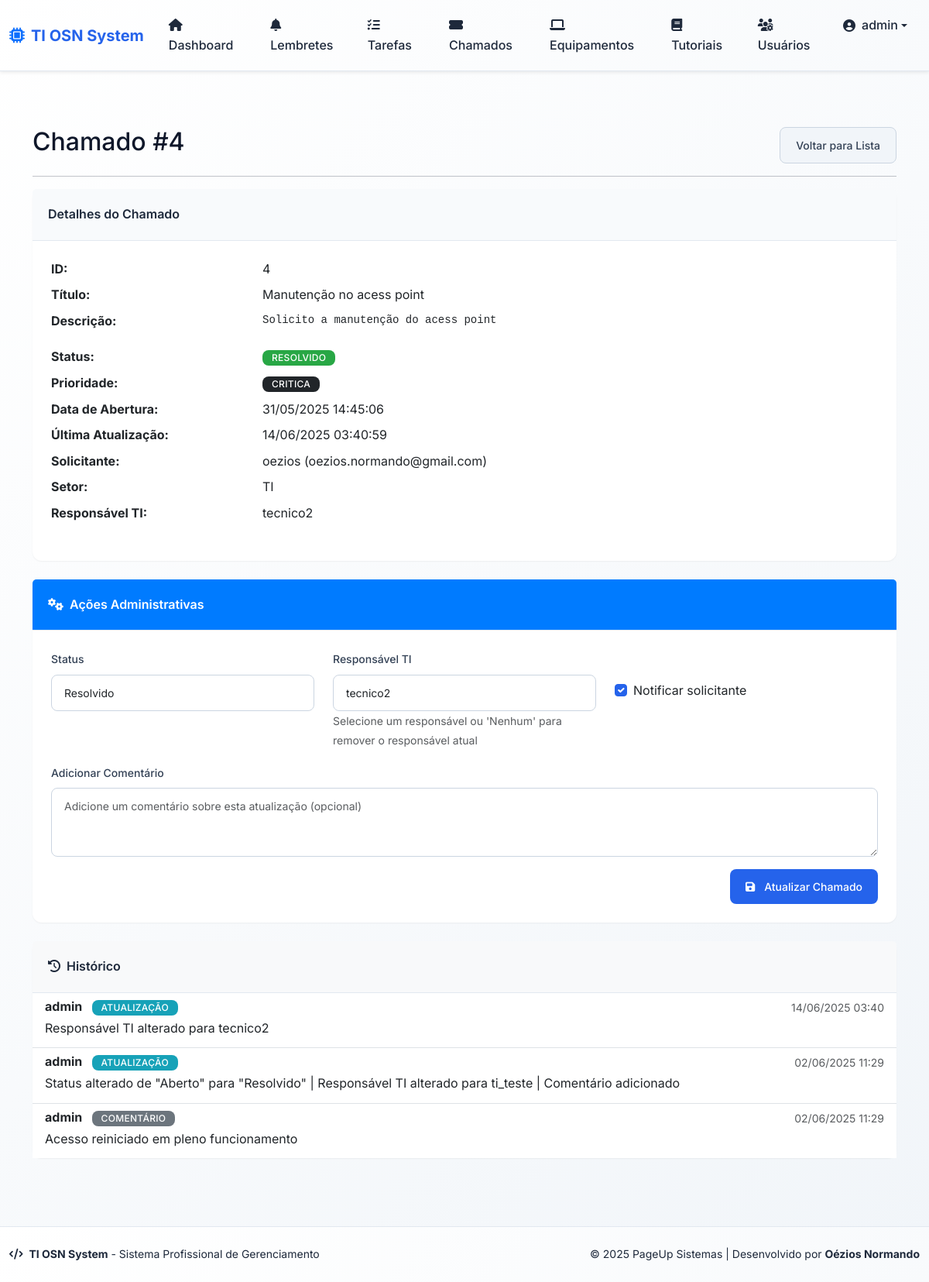
The app's page /chamados/4 (signed in) with its own data.
### app/models.py (models this page shows, shortened)
class User(db.Model):
    id = db.Column(db.Integer, primary_key=True)
    username = db.Column(db.String(64), unique=True, nullable=False)
    email = db.Column(db.String(120), unique=True, nullable=False)
    password_hash = db.Column(db.String(128), nullable=False)
    is_admin = db.Column(db.Boolean, default=False)
    is_ti = db.Column(db.Boolean, default=False)  # Indica se o usuário é da equipe de TI
    ativo = db.Column(db.Boolean, default=True)  # Para ativação/desativação
    sector_id = db.Column(db.Integer, db.ForeignKey('sector.id'), nullable=True)
    sector = db.relationship('Sector', backref='usuarios')
    reminders = db.relationship('Reminder', backref='usuario', lazy=True)
    tasks = db.relationship('Task', backref='usuario', lazy=True)
    reset_token = db.Column(db.String(100), nullable=True)
    reset_token_expiry = db.Column(db.DateTime, nullable=True)

class Chamado(db.Model):
    id = db.Column(db.Integer, primary_key=True)
    titulo = db.Column(db.String(120), nullable=False)
    descricao = db.Column(db.Text, nullable=False)
    status = db.Column(db.String(50), nullable=False, default='Aberto') # Ex: Aberto, Em Andamento, Resolvido, Fechado
    prioridade = db.Column(db.String(50), nullable=False, default='Media') # Ex: Baixa, Media, Alta, Critica
    data_abertura = db.Column(db.DateTime, nullable=False, default=datetime.utcnow)
    data_ultima_atualizacao = db.Column(db.DateTime, default=datetime.utcnow, onupdate=datetime.utcnow)
    data_fechamento = db.Column(db.DateTime, nullable=True)
    solicitante_id = db.Column(db.Integer, db.ForeignKey('user.id'), nullable=False)
    setor_id = db.Column(db.Integer, db.ForeignKey('sector.id'), nullable=False)
    responsavel_ti_id = db.Column(db.Integer, db.ForeignKey('user.id'), nullable=True)
    solicitante = db.relationship('User', foreign_keys=[solicitante_id], backref='chamados_solicitados')
    setor = db.relationship('Sector', backref='chamados')
    responsavel_ti = db.relationship('User', foreign_keys=[responsavel_ti_id], backref='chamados_responsaveis')

class Sector(db.Model):
    id = db.Column(db.Integer, primary_key=True)
    name = db.Column(db.String(100), unique=True, nullable=False)
    reminders = db.relationship('Reminder', backref='sector', lazy=True)
    tasks = db.relationship('Task', backref='sector', lazy=True)

class ComentarioChamado(db.Model):
    id = db.Column(db.Integer, primary_key=True)
    chamado_id = db.Column(db.Integer, db.ForeignKey('chamado.id'), nullable=False)
    usuario_id = db.Column(db.Integer, db.ForeignKey('user.id'), nullable=False)
    texto = db.Column(db.Text, nullable=False)
    data_criacao = db.Column(db.DateTime, default=datetime.utcnow)
    tipo = db.Column(db.String(20), default='comentario')  # 'comentario' ou 'atualizacao'
    chamado = db.relationship('Chamado', backref=db.backref('comentarios', lazy=True, order_by='ComentarioChamado.data_criacao.desc()'))
    usuario = db.relationship('User')

### app/routes.py (the view, shortened to what this page needs)
@bp.route('/chamados/<int:id>')
@login_required
def detalhe_chamado(id):
    from .forms import ChamadoAdminForm
    query = Chamado.query
    is_admin = session.get('is_admin')
    user_id = session.get('user_id')
    chamado = query.filter(Chamado.id == id).first_or_404()
    form = None
    usuarios_ti = []
    if is_admin:
        form = ChamadoAdminForm()
        form.status.choices = [
            ('Aberto', 'Aberto'),
            ('Em Andamento', 'Em Andamento'),
            ('Resolvido', 'Resolvido'),
            ('Fechado', 'Fechado')
        ]
        form.status.data = chamado.status
        usuarios_ti = User.query.filter_by(is_ti=True, ativo=True).order_by(User.username).all()
        if chamado.responsavel_ti_id:
            form.responsavel_ti_id.data = str(chamado.responsavel_ti_id)
    return render_template(
        'detalhe_chamado.html',
        chamado=chamado,
        form=form,
        usuarios_ti=usuarios_ti,
        title=f'Chamado #{chamado.id}'
    )

### app/forms.py (shortened to what this page needs)
class ChamadoAdminForm(FlaskForm):
    status = SelectField('Status', choices=[
        ('Aberto', 'Aberto'),
        ('Em Andamento', 'Em Andamento'),
        ('Pendente', 'Pendente'),
        ('Resolvido', 'Resolvido'),
        ('Fechado', 'Fechado')
    ], validators=[validators.DataRequired()])
    responsavel_ti_id = StringField('Responsável TI', validators=[validators.Optional()])
    comentario = TextAreaField('Adicionar Comentário', validators=[
        validators.Optional(),
        validators.Length(max=1000, message='O comentário não pode ter mais que 1000 caracteres')
    ])
    notificar_solicitante = BooleanField('Notificar solicitante', default=True)
    submit = SubmitField('Atualizar Chamado')

### app/auth_utils.py (called while the page is built)
def login_required(f):
    @wraps(f)
    def decorated_function(*args, **kwargs):
        if 'user_id' not in session:
            return redirect(url_for('auth.login', need_login=True))
        from .models import User
        user = User.query.get(session['user_id'])
        if user and not user.ativo:
            session.clear()
            flash('Seu acesso foi desativado pelo administrador.', 'danger')
            return redirect(url_for('auth.login'))
        return f(*args, **kwargs)
    return decorated_function

### app/templates/detalhe_chamado.html (shortened to what this page needs)
{% extends "base.html" %}
{% block content %}
<div class="container mt-4">
    <div class="d-flex justify-content-between align-items-center mb-3">
        <h2>{{ title }}</h2>
        <a href="{{ url_for("main.listar_chamados") }}" class="btn btn-secondary">Voltar para Lista</a>
    </div>
    <hr>
    <div class="card">
        <div class="card-header">
            Detalhes do Chamado
        </div>
        <div class="card-body">
            <dl class="row">
                <dt class="col-sm-3">ID:</dt>
                <dd class="col-sm-9">{{ chamado.id }}</dd>
                <dt class="col-sm-3">Título:</dt>
                <dd class="col-sm-9">{{ chamado.titulo }}</dd>
                <dt class="col-sm-3">Descrição:</dt>
                <dd class="col-sm-9"><pre>{{ chamado.descricao }}</pre></dd>
                <dt class="col-sm-3">Status:</dt>
                <dd class="col-sm-9"><span class="badge bg-{{ "secondary" if chamado.status == "Fechado" else ("success" if chamado.status == "Resolvido" else ("warning" if chamado.status == "Em Andamento" else "primary")) }}">{{ chamado.status }}</span></dd>
                <dt class="col-sm-3">Prioridade:</dt>
                <dd class="col-sm-9"><span class="badge bg-{{ "dark" if chamado.prioridade == "Critica" else ("danger" if chamado.prioridade == "Alta" else ("warning" if chamado.prioridade == "Media" else "info")) }}">{{ chamado.prioridade }}</span></dd>
                <dt class="col-sm-3">Data de Abertura:</dt>
                <dd class="col-sm-9">{{ chamado.data_abertura.strftime("%d/%m/%Y %H:%M:%S") }}</dd>
                <dt class="col-sm-3">Última Atualização:</dt>
                <dd class="col-sm-9">{{ chamado.data_ultima_atualizacao.strftime("%d/%m/%Y %H:%M:%S") }}</dd>
                <dt class="col-sm-3">Solicitante:</dt>
                <dd class="col-sm-9">{{ chamado.solicitante.username if chamado.solicitante else "N/A" }} ({{ chamado.solicitante.email if chamado.solicitante else "N/A" }})</dd>
                <dt class="col-sm-3">Setor:</dt>
                <dd class="col-sm-9">{{ chamado.setor.name if chamado.setor else "N/A" }}</dd>
                <dt class="col-sm-3">Responsável TI:</dt>
                <dd class="col-sm-9">{{ chamado.responsavel_ti.username if chamado.responsavel_ti else "Não atribuído" }}</dd>
            </dl>
        </div>
    </div>
    {% if form is defined and form %}
    <div class="card mt-4">
        <div class="card-header bg-primary text-white">
            <i class="fas fa-cogs me-2"></i>Ações Administrativas
        </div>
        <div class="card-body">
            <form method="POST" action="{{ url_for('main.gerenciar_chamado', id=chamado.id) }}">
                <div class="row mb-3">
                    <div class="col-md-4">
                        <label for="status" class="form-label">Status</label>
                        <select name="status" id="status" class="form-select">
                            {% for value, label in form.status.choices %}
                                <option value="{{ value }}" {% if chamado.status == value %}selected{% endif %}>{{ label }}</option>
                            {% endfor %}
                        </select>
                    </div>
                    <div class="col-md-4">
                        <label for="responsavel_ti_id" class="form-label">Responsável TI</label>
                        <select name="responsavel_ti_id" id="responsavel_ti_id" class="form-select">
                            {% for user in usuarios_ti %}
                                <option value="{{ user.id }}" {% if chamado.responsavel_ti_id == user.id %}selected{% endif %}>
                                    {{ user.username }}
                                </option>
                            {% endfor %}
                        </select>
                        <small class="form-text text-muted">Selecione um responsável ou 'Nenhum' para remover o responsável atual</small>
                    </div>
                    <div class="col-md-4">
                        <label class="form-label">&nbsp;</label>
                        <div class="form-check mt-2">
                            <input class="form-check-input" type="checkbox" name="notificar_solicitante" id="notificar_solicitante" checked>
                            <label class="form-check-label" for="notificar_solicitante">
                                Notificar solicitante
                            </label>
                        </div>
                    </div>
                </div>
                <div class="mb-3">
                    <label for="comentario" class="form-label">Adicionar Comentário</label>
                    <textarea name="comentario" id="comentario" class="form-control" rows="3" placeholder="Adicione um comentário sobre esta atualização (opcional)"></textarea>
                </div>
                <div class="d-grid gap-2 d-md-flex justify-content-md-end">
                    <button type="submit" class="btn btn-primary">
                        <i class="fas fa-save me-1"></i> Atualizar Chamado
                    </button>
                </div>
            </form>
        </div>
    </div>
    {% endif %}
    <div class="card mt-4">
        <div class="card-header bg-light">
            <i class="fas fa-history me-2"></i>Histórico
        </div>
        <div class="card-body p-0">
            {% if chamado.comentarios %}
                <div class="list-group list-group-flush">
                    {% for comentario in chamado.comentarios %}
                    <div class="list-group-item">
                        <div class="d-flex w-100 justify-content-between">
                            <h6 class="mb-1">
                                <strong>{{ comentario.usuario.username }}</strong>
                                <span class="badge bg-{{ 'info' if comentario.tipo == 'atualizacao' else 'secondary' }} ms-2">
                                    {{ 'Atualização' if comentario.tipo == 'atualizacao' else 'Comentário' }}
                                </span>
                            </h6>
                            <small class="text-muted">{{ comentario.data_criacao.strftime('%d/%m/%Y %H:%M') }}</small>
                        </div>
                        <p class="mb-1">{{ comentario.texto }}</p>
                    </div>
                    {% endfor %}
                </div>
            {% else %}
                <div class="p-3 text-center text-muted">
                    Nenhum registro de atualização ou comentário.
                </div>
            {% endif %}
        </div>
    </div>
</div>
{% endblock %}

### app/templates/base.html (shortened to what this page needs)
<!DOCTYPE html>
<html lang="pt-BR" data-theme="light">
<head>
    <link href="https://cdn.jsdelivr.net/npm/bootstrap@5.3.2/dist/css/bootstrap.min.css" rel="stylesheet">
    <link rel="stylesheet" href="https://cdnjs.cloudflare.com/ajax/libs/font-awesome/6.4.0/css/all.min.css">
    <link rel="stylesheet" href="{{ url_for('static', filename='style.css') }}">
</head>
<body class="d-flex flex-column min-vh-100">
{% if session.get('user_id') %}
<nav class="navbar navbar-expand-lg shadow-sm mb-4">
  <div class="container-fluid">
    <a class="navbar-brand d-flex align-items-center" href="{{ url_for('main.index') }}">
      <i class="fas fa-microchip me-2 text-primary"></i>
      <span class="fw-bold">TI OSN System</span>
    </a>
    <div class="collapse navbar-collapse" id="navbarNav">
      <ul class="navbar-nav me-auto">
        <li class="nav-item">
          <a class="nav-link {% if request.endpoint == 'main.index' %}active{% endif %}" href="{{ url_for('main.index') }}">
            <i class="fas fa-home me-1"></i> Dashboard
          </a>
        </li>
        <li class="nav-item">
          <a class="nav-link {% if request.endpoint == 'main.reminders' %}active{% endif %}" href="{{ url_for('main.reminders') }}">
            <i class="fas fa-bell me-1"></i> Lembretes
          </a>
        </li>
        <li class="nav-item">
          <a class="nav-link {% if request.endpoint == 'main.tasks' %}active{% endif %}" href="{{ url_for('main.tasks') }}">
            <i class="fas fa-tasks me-1"></i> Tarefas
          </a>
        </li>
        <li class="nav-item">
          <a class="nav-link {% if request.endpoint == 'main.listar_chamados' %}active{% endif %}" href="{{ url_for('main.listar_chamados') }}">
            <i class="fas fa-ticket-alt me-1"></i> Chamados
          </a>
        </li>
        <li class="nav-item">
          <a class="nav-link {% if request.endpoint == 'main.list_equipment' %}active{% endif %}" href="{{ url_for('main.list_equipment') }}">
            <i class="fas fa-laptop me-1"></i> Equipamentos
          </a>
        </li>
        <li class="nav-item">
          <a class="nav-link {% if request.endpoint == 'main.listar_tutoriais' %}active{% endif %}" href="{{ url_for('main.listar_tutoriais') }}">
            <i class="fas fa-book me-1"></i> Tutoriais
          </a>
        </li>
      </ul>
      <ul class="navbar-nav">
        {% if session.get('is_admin') %}
        <li class="nav-item">
          <a class="nav-link {% if request.endpoint == 'main.users_admin' %}active{% endif %}" href="{{ url_for('main.users_admin') }}">
            <i class="fas fa-users-cog me-1"></i> Usuários
          </a>
        </li>
        {% endif %}
        <li class="nav-item dropdown">
          <a class="nav-link dropdown-toggle d-flex align-items-center" href="#" role="button" data-bs-toggle="dropdown">
            <i class="fas fa-user-circle me-2"></i>
            <span class="d-none d-md-inline">{{ session['username'] }}</span>
          </a>
        </li>
      </ul>
    </div>
  </div>
</nav>
{% endif %}
<main class="main-content flex-grow-1">
  <div class="container-fluid py-4">
    {% block content %}{% endblock %}
  </div>
</main>
<footer class="footer mt-auto">
  <div class="container-fluid">
    <div class="row align-items-center">
      <div class="col-md-6">
        <p class="mb-0">
          <i class="fas fa-code me-1"></i>
          <strong>TI OSN System</strong> - Sistema Profissional de Gerenciamento
        </p>
      </div>
      <div class="col-md-6 text-md-end">
        <p class="mb-0">
          &copy; 2025 PageUp Sistemas |
          Desenvolvido por <strong>Oézios Normando</strong>
        </p>
      </div>
    </div>
  </div>
</footer>
</body>
</html>

### records on screen
User: username "admin"
Chamado: id "4", titulo "Manutenção no acess point", descricao "Solicito a manutenção do acess point", status "RESOLVIDO", prioridade "CRITICA", data_abertura "31/05/2025 14:45:06", data_ultima_atualizacao "14/06/2025 03:40:59", status "Resolvido", responsavel_ti_id "tecnico2"
User: solicitante "oezios", solicitante "oezios.normando@gmail.com"
Sector: setor "TI"
User: responsavel_ti "tecnico2"
ComentarioChamado: usuario.username "admin", tipo "ATUALIZAÇÃO", data_criacao "14/06/2025 03:40", texto "Responsável TI alterado para tecnico2"
ComentarioChamado: usuario.username "admin", tipo "ATUALIZAÇÃO", data_criacao "02/06/2025 11:29", texto "Status alterado de \"Aberto\" para \"Resolvido\" | Responsável TI alterado para ti_teste | Comentário adicionado"
ComentarioChamado: usuario.username "admin", tipo "COMENTÁRIO", data_criacao "02/06/2025 11:29", texto "Acesso reiniciado em pleno funcionamento"

### other values on screen
{{ title }} "Chamado #4"
